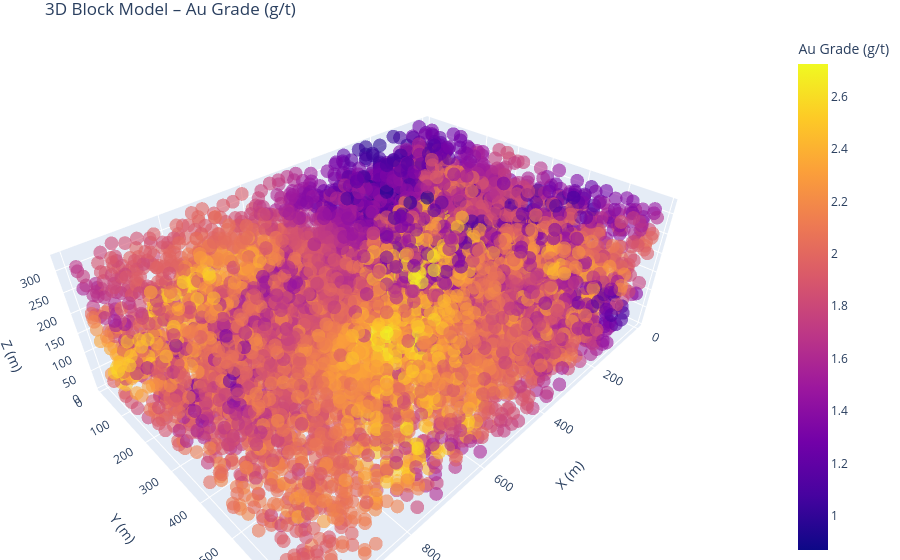

The cell this chart's notebook holds for it:
### Markdown cell above
### STEP 3: BLOCK MODEL VISUALISATION

This step provides multiple visualisation modes to inspect the synthetic block model. These views help verify spatial continuity, domain structure, and property distribution across the model’s geometry.

---

#### 🖼️ 3.1: Static Visualisation

- **Horizontal Slices (Z-level)** – Top-down views at user-selected depths
- **Vertical Sections (Y or X)** – Cross-sections through the model (default is Y)
- **3D Scatter Plot** – Interactive 3D view using Plotly for spatial inspection

Each visualisation is dynamically linked to the selected `primary_mineral`, and uses appropriate colourmaps and axis scaling.

### Code cell
### STEP 3.1: STATIC & INTERACTIVE BLOCK MODEL VIEWS ###

import matplotlib.pyplot as plt
import plotly.express as px

# --- Horizontal Slice Viewer (Z-Level) ---

# Choose Z level to slice (typically near surface)
z_slice_value = block_model_df['z'].unique()[0]  # Modify index to choose other levels

# Filter block model to that Z level
slice_df = block_model_df[block_model_df['z'] == z_slice_value]

# Pivot to 2D matrix (Y vs X) for imshow
pivot = slice_df.pivot(index='y', columns='x', values=primary_mineral)
cmap = property_colormaps.get(primary_mineral, 'plasma')

# Plot horizontal slice
plt.figure(figsize=(6, 6))
plt.imshow(pivot.values, origin='lower', cmap=cmap,
		   extent=[pivot.columns.min(), pivot.columns.max(), pivot.index.min(), pivot.index.max()])
plt.title(f"Horizontal Slice at Z = {z_slice_value} m")
plt.colorbar(label=property_labels.get(primary_mineral, primary_mineral))
plt.xlabel('X (m)')
plt.ylabel('Y (m)')
plt.grid(False)
plt.show()

# --- Vertical Cross Section Viewer (Y-Level) ---

# Choose a Y value for cross-section (middle of model by default)
y_section_value = block_model_df['y'].unique()[len(block_model_df['y'].unique()) // 2]

# Filter to cross-section at this Y
section_df = block_model_df[block_model_df['y'] == y_section_value]

# Pivot to 2D matrix (Z vs X)
pivot = section_df.pivot(index='z', columns='x', values=primary_mineral)

# Plot vertical cross-section
plt.figure(figsize=(8, 4))
plt.imshow(pivot.values, origin='lower', cmap=cmap,
		   extent=[pivot.columns.min(), pivot.columns.max(), pivot.index.min(), pivot.index.max()])
plt.title(f"Vertical Cross Section at Y = {y_section_value} m")
plt.colorbar(label=property_labels.get(primary_mineral, primary_mineral))
plt.xlabel('X (m)')
plt.ylabel('Z (m)')
plt.grid(False)
plt.show()

# --- 3D Scatter Plot using Plotly ---

# Sample 20% for performance (optional)
sample_df = block_model_df.sample(frac=0.2, random_state=1)

fig = px.scatter_3d(sample_df,
					x='x', y='y', z='z',
					color=primary_mineral,
					color_continuous_scale=cmap,
					labels={primary_mineral: property_labels.get(primary_mineral, primary_mineral)},
					opacity=0.6,
					size_max=2,
					title=f'3D Block Model – {property_labels.get(primary_mineral, primary_mineral)}')

fig.update_layout(
	scene=dict(
		xaxis_title='X (m)',
		yaxis_title='Y (m)',
		zaxis_title='Z (m)'
	),
	margin=dict(l=0, r=0, b=0, t=30)
)
fig.show()

### Figure 1 — Plotly figure (JSON) as saved in the notebook; plotly's stock layout.template omitted (floating-point values rounded to 4 significant figures; data arrays with more than 128 entries replaced by an {"elided": "..."} marker saying what was removed)
{"data": [{"hovertemplate": "x=%{x}<br>y=%{y}<br>z=%{z}<br>Au Grade (g/t)=%{marker.color}<extra></extra>", "legendgroup": "", "marker": {"color": {"elided": "7392 float values"}, "coloraxis": "coloraxis", "opacity": 0.6, "symbol": "circle"}, "mode": "markers", "name": "", "scene": "scene", "showlegend": false, "type": "scatter3d", "x": {"elided": "7392 float values"}, "y": {"elided": "7392 float values"}, "z": {"elided": "7392 int values"}}], "layout": {"coloraxis": {"colorbar": {"title": {"text": "Au Grade (g/t)"}}, "colorscale": [[0, "#0d0887"], [0.1111, "#46039f"], [0.2222, "#7201a8"], [0.3333, "#9c179e"], [0.4444, "#bd3786"], [0.5556, "#d8576b"], [0.6667, "#ed7953"], [0.7778, "#fb9f3a"], [0.8889, "#fdca26"], [1, "#f0f921"]]}, "legend": {"tracegroupgap": 0}, "margin": {"b": 0, "l": 0, "r": 0, "t": 30}, "scene": {"domain": {"x": [0, 1], "y": [0, 1]}, "xaxis": {"title": {"text": "X (m)"}}, "yaxis": {"title": {"text": "Y (m)"}}, "zaxis": {"title": {"text": "Z (m)"}}}, "title": {"text": "3D Block Model – Au Grade (g/t)"}}}
